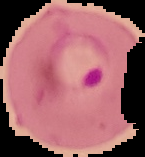
%> input picture test_images/Infected/C37BP2_thinF_IMG_20150620_133001a_cell_76.png, 145 x 157 px
$ octave MalariaDetector.m   (GNU Octave 9; MATLAB toolbox functions it lacks are replaced by stand-ins)
%> lines starting %> are read from the running program, lines starting %| are printed output that depends on the picture; in (x1, y1, x2, y2) boxes, pixels count from 0 and x2, y2 are one past the last pixel; in counts of white or black regions, pixels touching at a corner belong together; the program's own positions count from 1
[file, path] = uigetfile('*.png ');
%> the answer given: test_images/Infected/C37BP2_thinF_IMG_20150620_133001a_cell_76.png

I = imread([path,file]);
%> I is the input picture: size 157x145x3 uint8; mean R, G, B 154.8, 96.9, 102.1
th = 50; radius = 2;

grayimg = rgb2gray(I);
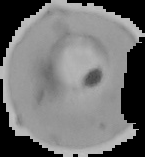
%> grayimg: size 157x145 uint8; min 0, max 193, mean 114.8
sites_img = edge(grayimg,'sobel',0.05)-edge(grayimg,'sobel');
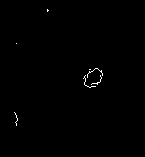
%> sites_img: size 157x145 double; values 0 (black) and 1 (white), 0.37% white in thin lines or dots, all inside (x1, y1, x2, y2) = (14, 9, 103, 126)

sites_img = imdilate(sites_img,strel('disk',radius));
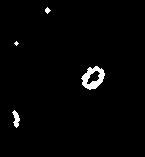
%> sites_img: size 157x145 double; values 0 (black) and 1 (white), 1.8% white; 4 white regions (1 under 20 px)

region_stats = regionprops(sites_img,grayimg,"Area","BoundingBox");
%> region_stats = 1 region; box (x1, y1, x2, y2) and Area: (12, 7, 105, 128) 416

malaria = false;

if ~isempty(region_stats)
         if sum(region_stats.Area) >= th
             malaria = true;
         end
end

if malaria
     imshow(I);title("Malaria detected")
else
     imshow(I);title("Malaria not detected")

end

$ run again, on test_images/Infected/C37BP2_thinF_IMG_20150620_133111a_cell_86.png
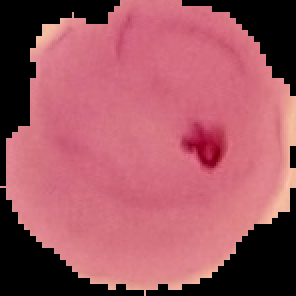
%> input picture test_images/Infected/C37BP2_thinF_IMG_20150620_133111a_cell_86.png, 148 x 148 px (shown 2 times larger)
%> I is the input picture: size 148x148x3 uint8; mean R, G, B 160.8, 86.2, 97.3
%> `grayimg = rgb2gray(I);`:
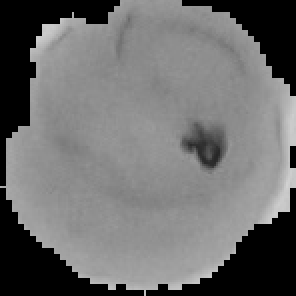
%> grayimg: size 148x148 uint8 (shown 2 times larger); min 0, max 210, mean 109.8
%> `sites_img = imdilate(sites_img,strel('disk',radius));`:
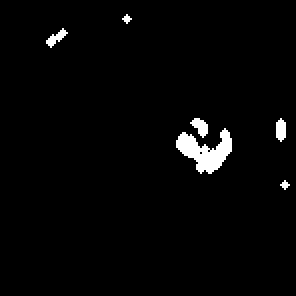
%> sites_img: size 148x148 double (shown 2 times larger); values 0 (black) and 1 (white), 2.3% white; 6 white regions (2 under 20 px)
%> region_stats = 1 region; box (x1, y1, x2, y2) and Area: (23, 7, 145, 95) 493

$ run again, on test_images/Infected/C37BP2_thinF_IMG_20150620_133111a_cell_87.png
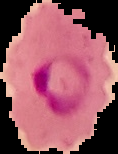
%> input picture test_images/Infected/C37BP2_thinF_IMG_20150620_133111a_cell_87.png, 118 x 154 px
%> I is the input picture: size 154x118x3 uint8; mean R, G, B 150.8, 86.2, 97.7
%> `grayimg = rgb2gray(I);`:
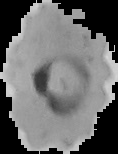
%> grayimg: size 154x118 uint8; min 0, max 212, mean 106.8
%> `sites_img = imdilate(sites_img,strel('disk',radius));`:
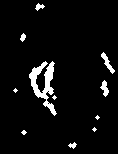
%> sites_img: size 154x118 double; values 0 (black) and 1 (white), 5.1% white; 11 white regions (5 under 20 px)
%> region_stats = 1 region; box (x1, y1, x2, y2) and Area: (13, 3, 115, 149) 932
